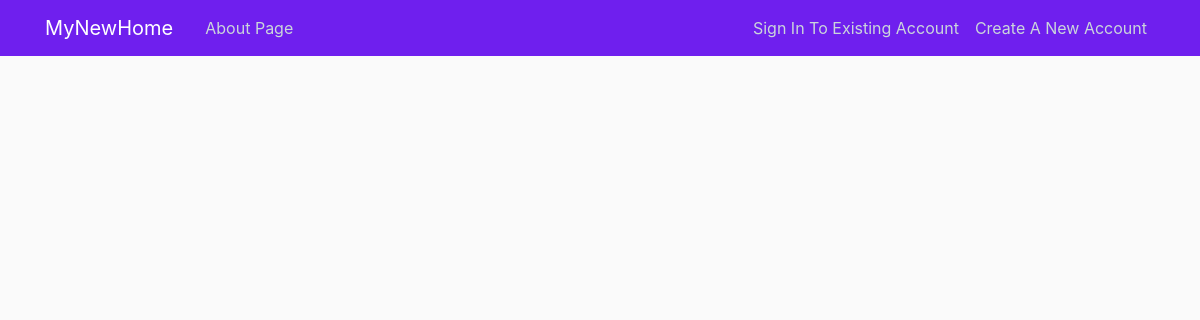
/home, run on an earlier commit of the app's database.
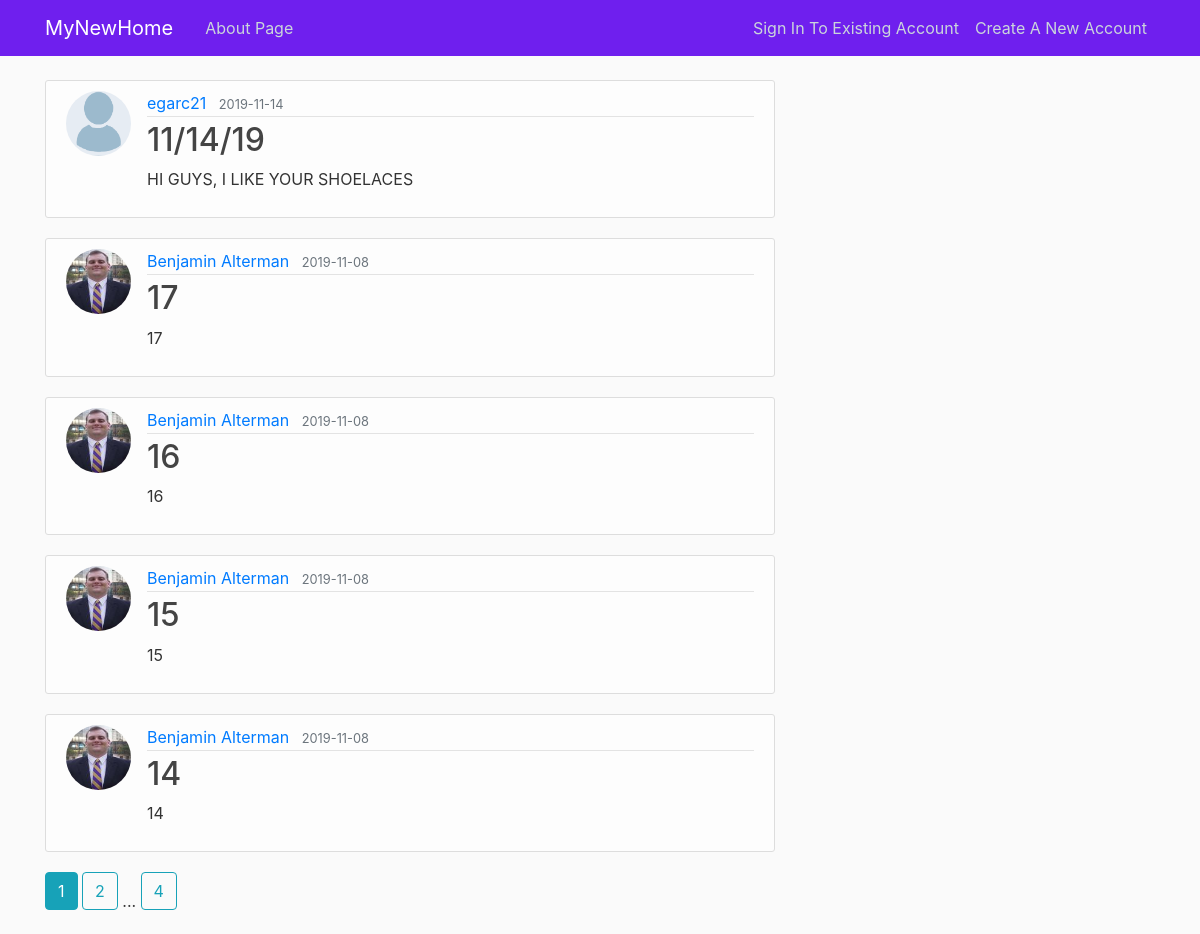
And on a later commit of the database.
### src/models.py (models this page shows, shortened)
class Post(db.Model):
    id = db.Column(db.Integer, primary_key=True)
    title = db.Column(db.String(100), nullable=False)
    date_posted = db.Column(db.DateTime, nullable=False,
                            default=datetime.utcnow)
    content = db.Column(db.Text, nullable=False)
    user_id = db.Column(db.Integer, db.ForeignKey('user.id'), nullable=False)

class User(db.Model, UserMixin):
    id = db.Column(db.Integer, primary_key=True)
    username = db.Column(db.String(20), unique=True, nullable=False)
    email = db.Column(db.String(120), unique=True, nullable=False)
    image_file = db.Column(db.String(20), nullable=False,
                           default='default.jpg')
    password = db.Column(db.String(60), nullable=False)
    posts = db.relationship('Post', backref='author', lazy=True)

### src/main/routes.py (the view)
@main.route("/")
@main.route("/home")
def home():
    page = request.args.get('page', 1, type=int)
    posts = Post.query.order_by(Post.date_posted.desc()).paginate(page=page, per_page=5)
    return render_template('home.html', posts=posts)

### src/templates/home.html
{% extends "layout.html" %}
{% block content %}
    {% for post in posts.items %}
        <article class="media content-section">
          <img class="rounded-circle article-img" src="{{ url_for('static', filename='profile_pics/' + post.author.image_file) }}">
          <div class="media-body">
            <div class="article-metadata">
              <a class="mr-2" href="{{ url_for('users.user_posts', username=post.author.username) }}">{{ post.author.username }}</a>
              <small class="text-muted">{{ post.date_posted.strftime('%Y-%m-%d') }}</small>
            </div>
            <h2><a class="article-title" href="{{ url_for('posts.post', post_id=post.id) }}">{{ post.title }}</a></h2>
            <p class="article-content">{{ post.content }}</p>
          </div>
        </article>
    {% endfor %}
    {% for page_num in posts.iter_pages(left_edge=1, right_edge=1, left_current=1, right_current=2) %}
      {% if page_num %}
        {% if posts.page == page_num %}
          <a class="btn btn-info mb-4" href="{{ url_for('main.home', page=page_num) }}">{{ page_num }}</a>
        {% else %}
          <a class="btn btn-outline-info mb-4" href="{{ url_for('main.home', page=page_num) }}">{{ page_num }}</a>
        {% endif %}
      {% else %}
        ...
      {% endif %}
    {% endfor %}
{% endblock content %}

### src/templates/layout.html (shortened to what this page needs)
<!DOCTYPE html>
<html>
<head>
    <link rel="stylesheet" href="https://maxcdn.bootstrapcdn.com/bootstrap/4.0.0/css/bootstrap.min.css">
    <link rel="stylesheet" type="text/css" href="{{ url_for('static', filename='main.css') }}">
</head>
<body>
    <header class="site-header">
      <nav class="navbar navbar-expand-md navbar-dark bg-steel fixed-top">
        <div class="container">
          <a class="navbar-brand mr-4" href="/">MyNewHome</a>
          <div class="collapse navbar-collapse" id="navbarToggle">
            <div class="navbar-nav mr-auto">
              <a class="nav-item nav-link" href="{{ url_for('main.about') }}">About Page</a>
            </div>
            <div class="navbar-nav">
              {% if current_user.is_authenticated %}
                <a class="nav-item nav-link" href="{{ url_for('posts.new_post') }}">Create A New Post</a>
                <a class="nav-item nav-link" href="{{ url_for('users.account') }}">Update Account Info</a>
                <a class="nav-item nav-link" href="{{ url_for('users.logout') }}">Logout</a>
              {% else %}
                <a class="nav-item nav-link" href="{{ url_for('users.login') }}">Sign In To Existing Account</a>
                <a class="nav-item nav-link" href="{{ url_for('users.register') }}">Create A New Account</a>
              {% endif %}
            </div>
          </div>
        </div>
      </nav>
    </header>
    <main role="main" class="container">
      <div class="row">
        <div class="col-md-8">
          {% block content %}{% endblock %}
        </div>
        <div class="col-md-4">
        </div>
      </div>
    </main>
</body>
</html>

### src/static/main.css (style rules this page uses)
body { background: #fafafa; color: #333333; margin-top: 5rem; }
h1, h2, h3, h4, h5, h6 { color: #444444; }
.bg-steel { background-color: #6f1fee; }
.site-header .navbar-nav .nav-link { color: #cbd5db; }
.content-section { background: #ffffffa6; padding: 10px 20px; border: 1px solid #dddddd; border-radius: 3px; margin-bottom: 20px; }
.article-title { color: #444444; }
.article-content { white-space: pre-line; }
.article-img { height: 65px; width: 65px; margin-right: 16px; }
.article-metadata { padding-bottom: 1px; margin-bottom: 4px; border-bottom: 1px solid #e3e3e3 }

What changed in the data, as far as the page shows it:
added Post: image_file (placeholder picture), author.username "egarc21", date_posted "2019-11-14", title "11/14/19", content "HI GUYS, I LIKE YOUR SHOELACES"
added Post: image_file (picture), author.username "Benjamin Alterman", date_posted "2019-11-08", title "17", content "17"
added Post: image_file (picture), author.username "Benjamin Alterman", date_posted "2019-11-08", title "16", content "16"
added Post: image_file (picture), author.username "Benjamin Alterman", date_posted "2019-11-08", title "15", content "15"
added Post: image_file (picture), author.username "Benjamin Alterman", date_posted "2019-11-08", title "14", content "14"
Also different on the page:
new list line: "1"
new list line: "2"
new list line: "4"
